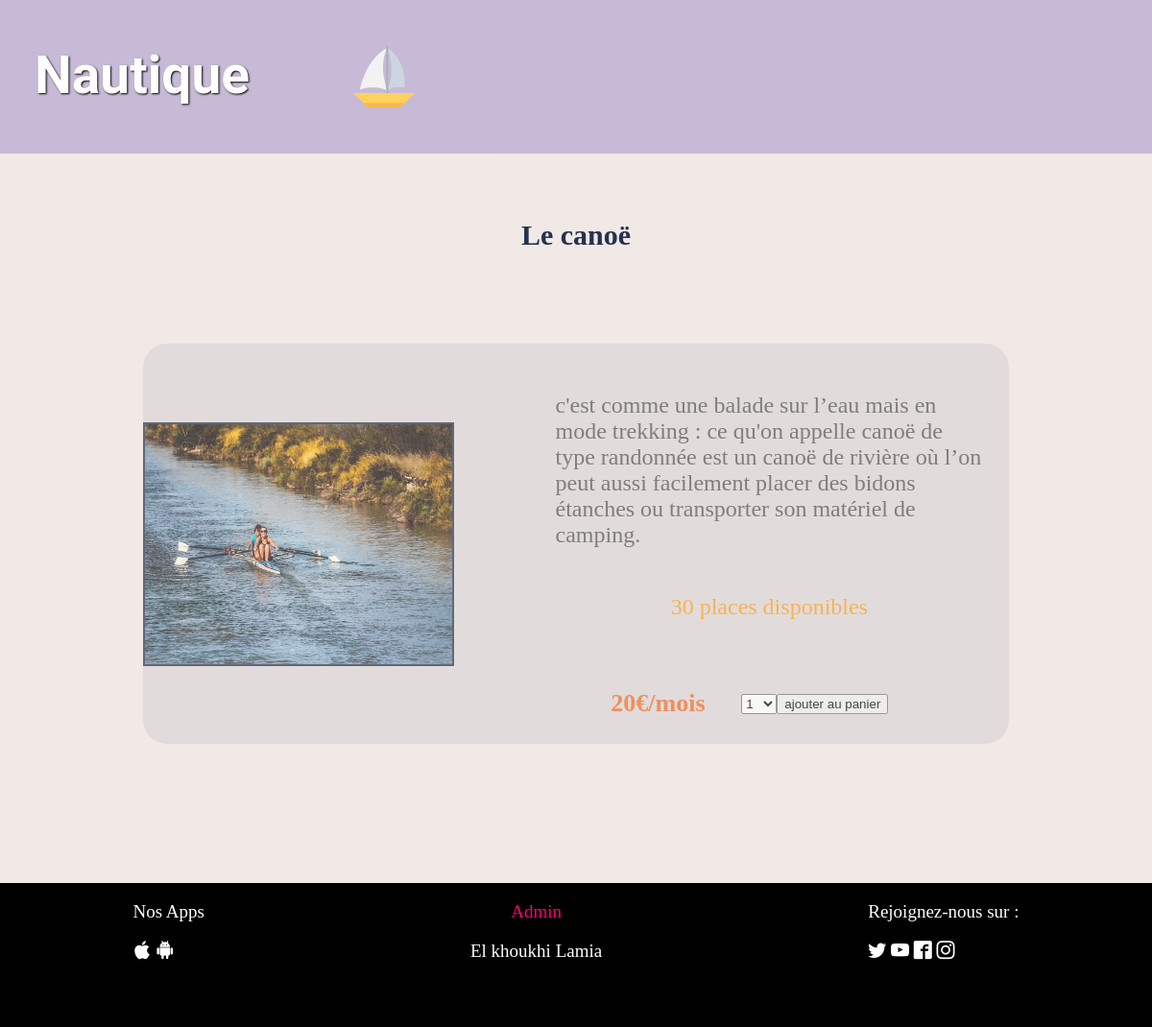
The app's page /unSport.php?sport=3 with its own data.
### tables this page shows
CREATE TABLE `sport_nautique` (
  `id_sport` int(11) NOT NULL,
  `id_categorie` int(11) NOT NULL,
  `nom` varchar(64) NOT NULL,
  `description` text NOT NULL,
  `prix` decimal(10,0) NOT NULL,
  `img` varchar(64) NOT NULL
);

### unSport.php (the view, shortened to what this page needs)
<?php
$connexion = connexionBd();
$place=30;
if ( !empty($_GET['sport']) ) {
    $numSport = $_GET['sport'];
    $sport="SELECT * FROM sport_nautique where id_sport=$numSport ";
    $resultat=$connexion->query($sport);
    $unSport=$resultat->fetchall(PDO::FETCH_OBJ);
}
?>
<!DOCTYPE html>
<html lang="en">
<head>
    <link href="css/styleSport.css" rel="stylesheet">
    <link href="icomoon/style.css" rel="stylesheet">
    <link href="icomoon2/style.css" rel="stylesheet">
</head>
<body>
<?php include('header.php');?>
<main>
    <?php foreach ($unSport as $element):?>
    <h2 id="titreDestination" style="margin-bottom:10%;margin-top:20%;"> <?=$element->nom;?></h2>
    <section  id="maSection2" style="display: flex; flex-direction: row" >
        <ul id="uneDestination2">
            <li class="elementuneDestination2">
                <img src="<?=$element->img;?>"/>
            </li>
        </ul>
        <section id="grandeSection">
            <p>
                <?=$element->description;?>
            <p style="color:#fb9c1c"> <?=$place;?> places disponibles</p>
            </p>
            <section id="petiteSection">
                <strong><?=$element->prix;?>€/mois</strong>
                <form id="petiteSection" style="display: flex;flex-direction: row" method="post" >
                    <select name="nb_seance" >
                        <option value="1">1</option>
                    </select>
                    <input type="submit" name="send" value="ajouter au panier"/>
                </form>
            </section>
        </section>
    </section>
    <?php endforeach;?>
</main>
<?php include('footer.php');?>
</body>
</html>

### css/styleSport.css (style rules this page uses)
html,body { margin: 0; }
body { position: relative; margin: 0; padding: 0; background-color:#f0e9e6; height: 100%; }
main { background-color: #f0e9e6; margin-right: 7%; margin-left: 7%; padding: 3%; }
main section { align-items: center; display:flex; justify-content:space-between; flex-direction: row; }
main section p { margin-left: 15%; color:#505151; text-shadow: black; font-size: 1.5rem; text-align: left; }
#titreDestination { text-align: center; margin:7%; font-size: 30px; color:#25324e; }
ul { list-style: none; }
#uneDestination2 { border:2px solid #25324e; padding: 0; width: 320px; height: 250px; }
.elementuneDestination2 img { height: 250px; width: 320px; opacity:1; }
#maSection2 { display: flex; flex-direction: column; background-color: #dcd7d7; border:none; border-radius: 25px; margin:3%; opacity: 0.7; }
#grandeSection { padding: 3%; display: flex; flex-direction: column; }
#petiteSection strong { color:#f16823; margin-right: 15%; font-size: 26px; }

### records on screen
sport_nautique: nom "Le canoë", img (picture), description "c'est comme une balade sur l’eau mais en mode trekking : ce qu'on appelle canoë de type randonnée est un canoë de rivière où l’on peut aussi facilement placer des bidons étanches ou transporter son matériel de camping.", prix "20"
